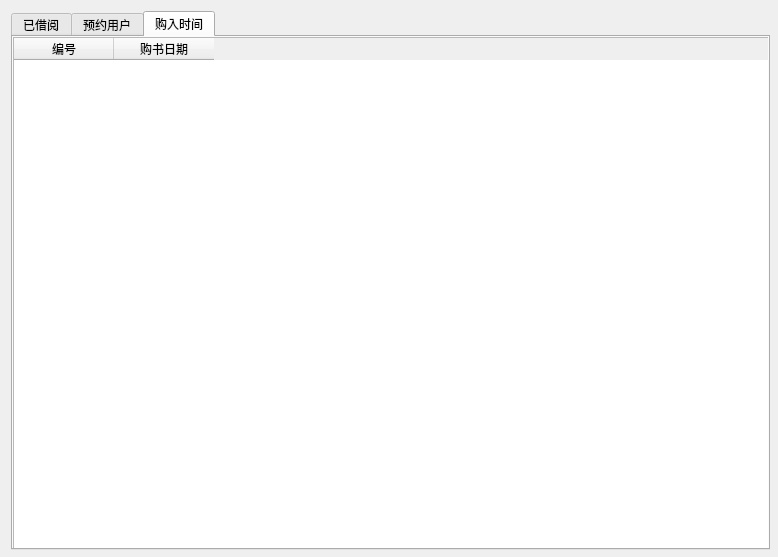
<?xml version="1.0" encoding="UTF-8"?>
<ui version="4.0">
 <class>BookTabWidget</class>
 <widget class="QWidget" name="BookTabWidget">
  <property name="geometry">
   <rect>
    <x>0</x>
    <y>0</y>
    <width>778</width>
    <height>557</height>
   </rect>
  </property>
  <property name="windowTitle">
   <string>BookTabWidget</string>
  </property>
  <widget class="QWidget" name="verticalLayoutWidget">
   <property name="geometry">
    <rect>
     <x>0</x>
     <y>0</y>
     <width>781</width>
     <height>561</height>
    </rect>
   </property>
   <layout class="QVBoxLayout" name="verticalLayout">
    <item>
     <widget class="QTabWidget" name="tabWidget">
      <property name="currentIndex">
       <number>2</number>
      </property>
      <widget class="QWidget" name="borrow">
       <attribute name="title">
        <string>已借阅</string>
       </attribute>
       <widget class="QTableWidget" name="tableBorrow">
        <property name="geometry">
         <rect>
          <x>0</x>
          <y>0</y>
          <width>771</width>
          <height>541</height>
         </rect>
        </property>
        <column>
         <property name="text">
          <string>编号</string>
         </property>
        </column>
        <column>
         <property name="text">
          <string>借阅人编号</string>
         </property>
        </column>
        <column>
         <property name="text">
          <string>借书时间</string>
         </property>
        </column>
        <column>
         <property name="text">
          <string>剩余时间</string>
         </property>
        </column>
       </widget>
      </widget>
      <widget class="QWidget" name="Order">
       <attribute name="title">
        <string>预约用户</string>
       </attribute>
       <widget class="QTableWidget" name="tableOrder">
        <property name="geometry">
         <rect>
          <x>0</x>
          <y>0</y>
          <width>781</width>
          <height>531</height>
         </rect>
        </property>
        <column>
         <property name="text">
          <string>预约用户</string>
         </property>
        </column>
        <column>
         <property name="text">
          <string>预约时间</string>
         </property>
        </column>
       </widget>
      </widget>
      <widget class="QWidget" name="Buy">
       <attribute name="title">
        <string>购入时间</string>
       </attribute>
       <widget class="QTableWidget" name="tableBuy">
        <property name="geometry">
         <rect>
          <x>0</x>
          <y>0</y>
          <width>781</width>
          <height>541</height>
         </rect>
        </property>
        <column>
         <property name="text">
          <string>编号</string>
         </property>
        </column>
        <column>
         <property name="text">
          <string>购书日期</string>
         </property>
        </column>
       </widget>
      </widget>
     </widget>
    </item>
   </layout>
  </widget>
 </widget>
 <layoutdefault spacing="6" margin="11"/>
 <resources/>
 <connections/>
</ui>
